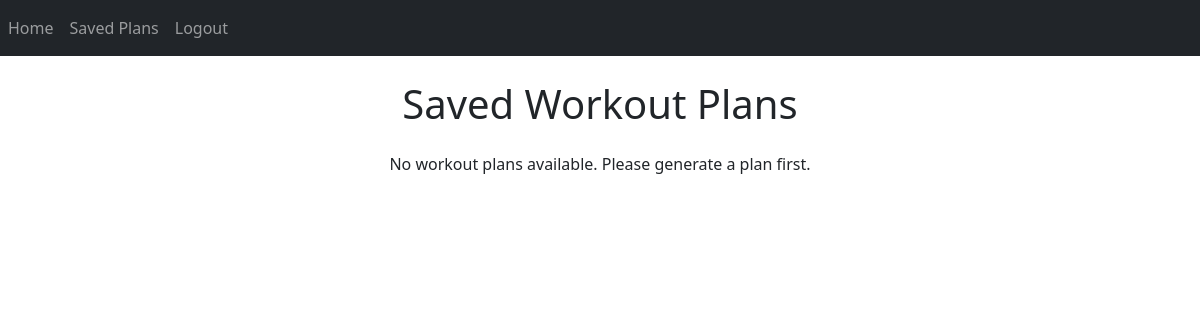
Page /saved_plans (signed in) on the earlier database version.
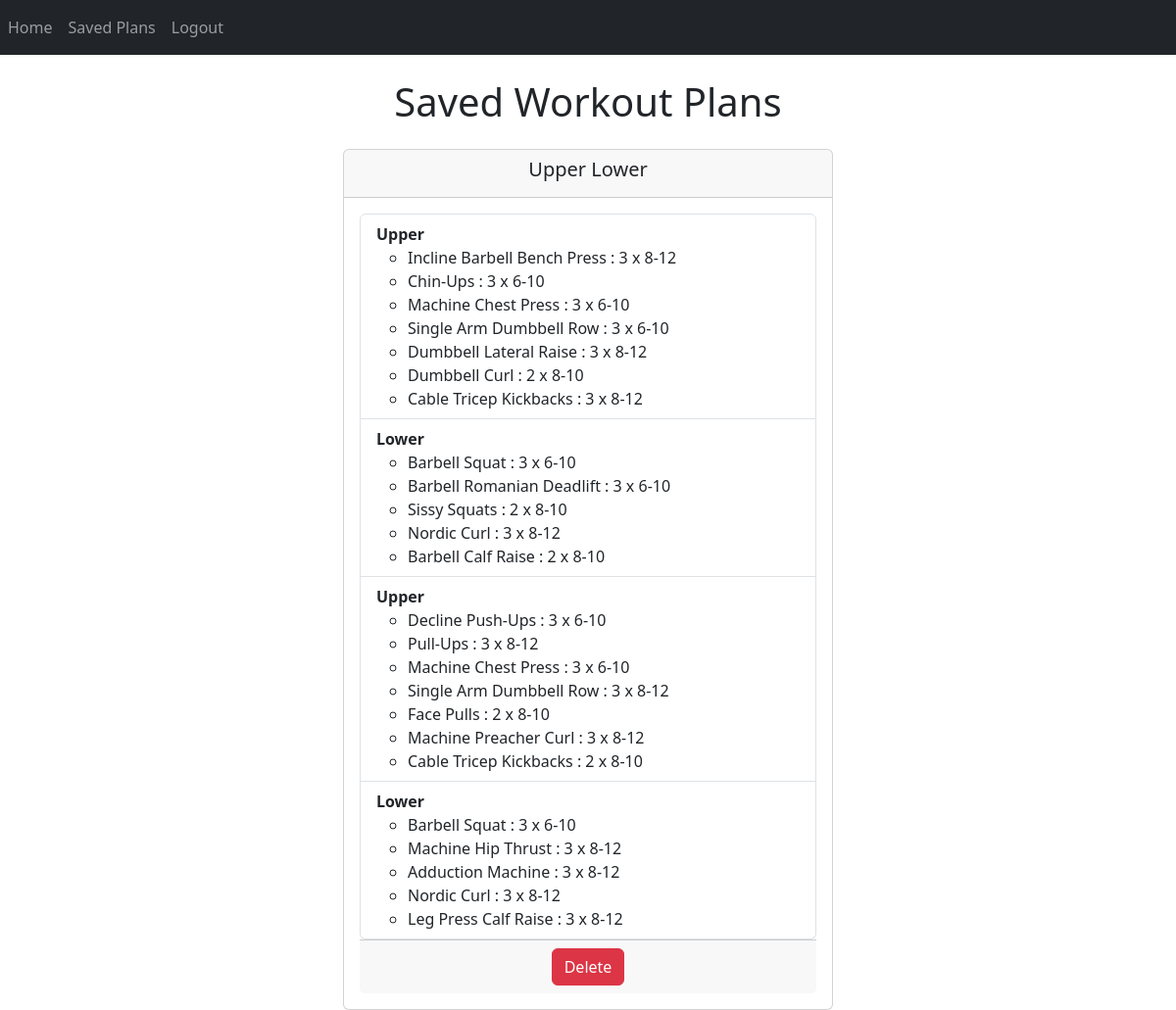
Same page on the later database version.
### website/models.py (models this page shows, shortened)
class SavedPlan(db.Model):
    id = db.Column(db.Integer, primary_key=True)
    split_name = db.Column(db.String(100), nullable=False)
    plan = db.Column(db.Text, nullable=False)
    user_id = db.Column(db.Integer, db.ForeignKey('user.id'), nullable=False)
    def get_plan_data(self):
            try:
                print("Encoded JSON:")
                return json.loads(self.plan)  # Convert JSON string back to dict
            except json.JSONDecodeError as e:
                print("Error decoding JSON:", e)
                return {}

### website/views.py (the view)
@views.route('/saved_plans')
@login_required
def saved_plans():
    plans = SavedPlan.query.filter_by(user_id=current_user.id).all()
    return render_template("saved_plans.html", user=current_user, plans=plans)

### website/__init__.py (called while the page is built)
def create_app():
    app = Flask(__name__)
    app.config['SECRET_KEY'] = 'hjdaksdhjkasdhjklasdhjka'
    app.config['SQLALCHEMY_DATABASE_URI'] = f'sqlite:///{DB_NAME}'
    db.init_app(app)
    from .views import views
    from .auth import auth
    app.register_blueprint(views, url_prefix='/')
    app.register_blueprint(auth, url_prefix='/')
    from .models import User, WorkoutPreferences, WorkoutSplit, WorkoutDay, ExerciseRole, Exercise, SavedPlan
    with app.app_context():
        db.create_all()
    login_manager = LoginManager()
    login_manager.login_view = 'auth.login'
    login_manager.init_app(app)
    @login_manager.user_loader
    def load_user(id):
        return User.query.get(int(id))
    return app

### website/templates/saved_plans.html (shortened to what this page needs)
{% extends "base.html" %}
{% block content %}
<div class="container mt-4">
    <h1 class="text-center mb-4">Saved Workout Plans</h1>
    {% if plans %}
    <div id="workoutCarousel" class="carousel slide" data-bs-ride="carousel">
        <div class="carousel-inner">
            {% for plan in plans %}
            <div class="carousel-item {% if loop.first %}active{% endif %}">
                <div class="card mx-auto" style="max-width: 500px;">
                    <div class="card-header text-center">
                        <h5 class="card-title">{{ plan.split_name }}</h5>
                    </div>
                    <div class="card-body">
                        <ul class="list-group">
                            {% for day in plan.get_plan_data().days %}
                            <li class="list-group-item">
                                <strong>{{ day.name }}</strong>
                                <ul>
                                    {% for exercise in day.exercises %}
                                    <li>{{ exercise.name }} : {{exercise.sets}} x {{exercise.start_reps}}-{{exercise.end_reps}}</li>
                                    {% endfor %}
                                </ul>
                            </li>
                            {% endfor %}
                        </ul>
                    <div class="card-footer text-center">
                        <form method="POST" action="{{ url_for('views.delete_plan', plan_id=plan.id) }}" style="display:inline;">
                            <button type="submit" class="btn btn-danger" onclick="return confirm('Are you sure you want to delete this plan?');">Delete</button>
                        </form>
                    </div>
                    </div>
                </div>
            </div>
            {% endfor %}
        </div>
        <button class="carousel-control-prev" type="button" data-bs-target="#workoutCarousel" data-bs-slide="prev">
            <span class="carousel-control-prev-icon" aria-hidden="true"></span>
        </button>
        <button class="carousel-control-next" type="button" data-bs-target="#workoutCarousel" data-bs-slide="next">
            <span class="carousel-control-next-icon" aria-hidden="true"></span>
        </button>
    </div>
        {% else %}
        <p class="text-center">No workout plans available. Please generate a plan first.</p>
    {% endif %}
</div>
{% endblock %}

### website/templates/base.html (shortened to what this page needs)
<!DOCTYPE html>
<html>
  <head>
    <link href="https://cdn.jsdelivr.net/npm/bootstrap@5.3.0/dist/css/bootstrap.min.css" rel="stylesheet">
  </head>
  <body>
      <nav class="navbar navbar-expand-lg navbar-dark bg-dark">
        <div class="collapse navbar-collapse" id="navbar">
          <div class="navbar-nav">
            {% if user.is_authenticated %}
            <a class="nav-item nav-link" id="home" href="/">Home</a>
            <a class="nav-item nav-link" id="savedPlans" href="/saved_plans">Saved Plans</a>
            <a class="nav-item nav-link" id="logout" href="/logout">Logout</a>
            {% else %}
            <a class="nav-item nav-link" id="home" href="/">Home</a>
            <a class="nav-item nav-link" id="login" href="/login">Login</a>
            <a class="nav-item nav-link" id="signUp" href="/sign-up">Sign Up</a>
            {% endif %}
          </div>
        </div>
      </nav>
      {% block content %}{% endblock %}
    </body>
</html>

Differences in the rows shown:
added SavedPlan: split_name "Upper Lower", name "Upper" "Lower" "Upper" "Lower", name "Incline Barbell Bench Press" "Chin-Ups" "Machine Chest Press" "Single Arm Dumbbell Row" "Dumbbell Lateral Raise" "Dumbbell Curl" "Cable Tricep Kickbacks" "Barbell Squat" "Barbell Romanian Deadlift" "Sissy Squats" "Nordic Curl" "Barbell Calf Raise" "Decline Push-Ups" "Pull-Ups" "Machine Chest Press" "Single Arm Dumbbell Row" "Face Pulls" "Machine Preacher Curl" "Cable Tricep Kickbacks" "Barbell Squat" "Machine Hip Thrust" "Adduction Machine" "Nordic Curl" "Leg Press Calf Raise", sets "3" "3" "3" "3" "3" "2" "3" "3" "3" "2" "3" "2" "3" "3" "3" "3" "2" "3" "2" "3" "3" "3" "3" "3", start_reps "8" "6" "6" "6" "8" "8" "8" "6" "6" "8" "8" "8" "6" "8" "6" "8" "8" "8" "8" "6" "8" "8" "8" "8", end_reps "12" "10" "10" "10" "12" "10" "12" "10" "10" "10" "12" "10" "10" "12" "10" "12" "10" "12" "10" "10" "12" "12" "12" "12"
Other differences:
text no longer shown: "No workout plans available. Please generate a plan first."
